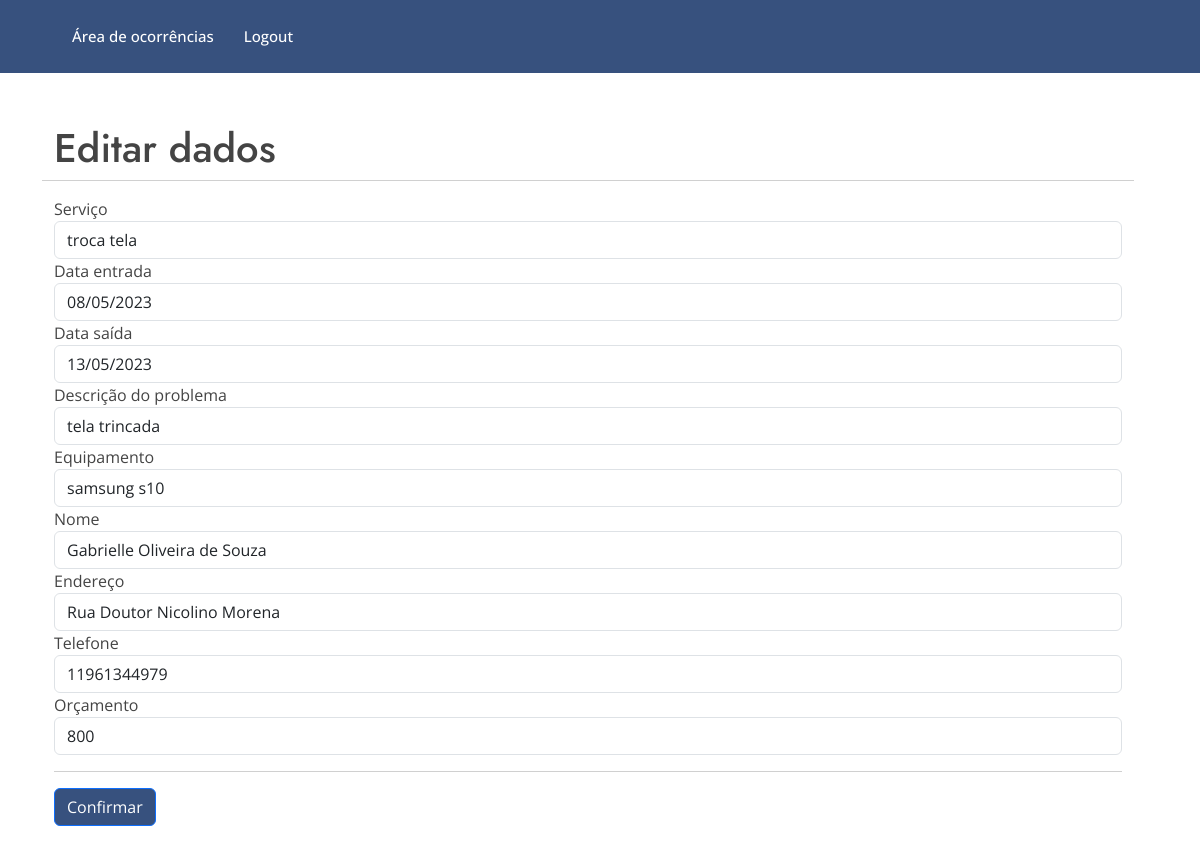
Page /edit_user/1 on the committed database.
### models.py (models this page shows)
class Client(db.Model):
    id = db.Column(db.Integer, primary_key=True)
    servico = db.Column(db.String(100), unique=True)
    dentrada = db.Column(db.Integer, primary_key=True)
    dsaida = db.Column(db.Date, primary_key=True)
    descricao = db.Column(db.String(200), unique=True)
    equipamento = db.Column(db.String(100), unique=True)
    nome = db.Column(db.String(150), unique=True)
    endereco = db.Column(db.String(200), unique=True)
    fone = db.Column(db.Integer, primary_key=True)
    orcamento = db.Column(db.Double, primary_key=True)

### main.py (the view, shortened to what this page needs)
@main.route('/edit_user/<string:id>', methods=["POST","GET"]) # reconhecerá o usuário quando passar o id
def edit_user(id):
    con=sql.connect("db.sqlite")
    con.row_factory=sql.Row
    cur=con.cursor()
    cur.execute("select * from client where ID=?",(id,))
    data=cur.fetchone()
    return render_template("edit_user.html", datas=data)

### template/edit_user.html (shortened to what this page needs)
{% extends 'layout.html' %}
{% block body %}
<main id="main">
  <section id="about" class="about" style="width: 100%">
    <div class="container py-5 h-100" data-aos="fade-up">
      <div class="row">
        <div class="row d-flex align-items-center justify-content-center h-100">
          <h1>Editar dados</h1>
          <hr />
          <form
            method="post"
            action="{{url_for('main.edit_user',id=datas.ID)}}"
          >
            <div class="form group">
              <label>Serviço</label>
              <input
                type="text"
                name="servico"
                maxlength="10"
                required
                class="form-control"
                value="{{datas.SERVICO}}"
              />
            </div>
            <div class="form group">
              <label>Data entrada</label>
              <input
                type="text"
                name="dentrada"
                maxlength="10"
                required
                class="form-control"
                value="{{datas.DENTRADA}}"
              />
            </div>
            <div class="form group">
              <label>Data saída</label>
              <input
                type="text"
                name="dsaida"
                maxlength="10"
                required
                class="form-control"
                value="{{datas.DSAIDA}}"
              />
            </div>
            <div class="form group">
              <label>Descrição do problema</label>
              <input
                type="text"
                name="descricao"
                maxlength="60"
                required
                class="form-control"
                value="{{datas.DESCRICAO}}"
              />
            </div>
            <div class="form group">
              <label>Equipamento</label>
              <input
                type="text"
                name="equipamento"
                maxlength="30"
                required
                class="form-control"
                value="{{datas.EQUIPAMENTO}}"
              />
            </div>
            <div class="form group">
              <label>Nome</label>
              <input
                type="text"
                name="nome"
                maxlength="30"
                required
                class="form-control"
                value="{{datas.NOME}}"
              />
            </div>
            <div class="form group">
              <label>Endereço</label>
              <input
                type="text"
                name="endereco"
                maxlength="30"
                required
                class="form-control"
                value="{{datas.ENDERECO}}"
              />
            </div>
            <div class="form group">
              <label>Telefone</label>
              <input
                type="text"
                name="fone"
                maxlength="15"
                required
                class="form-control"
                value="{{datas.FONE}}"
              />
            </div>
            <div class="form group">
              <label>Orçamento</label>
              <input
                type="text"
                name="orcamento"
                maxlength="200"
                required
                class="form-control"
                value="{{datas.ORCAMENTO}}"
              />
            </div>
            <hr>
            <input type="submit" value="Confirmar" class="btn btn-primary" style="background-color: #37517E;"/>
          </form>
        </div>
      </div>
    </div>
  </section>
  {% endblock %}

### static/style/style.css (style rules this page uses)
body { font-family: "Open Sans", sans-serif; color: #444444; }
h1, h2, h3, h4, h5, h6 { font-family: "Jost", sans-serif; }
section { padding: 60px 0; overflow: hidden; }

### rows in the picture
Client: servico "troca tela", dentrada "08/05/2023", dsaida "13/05/2023", descricao "tela trincada", equipamento "samsung s10", nome "Gabrielle Oliveira de Souza", endereco "Rua Doutor Nicolino Morena", fone "11961344979", orcamento "800"
